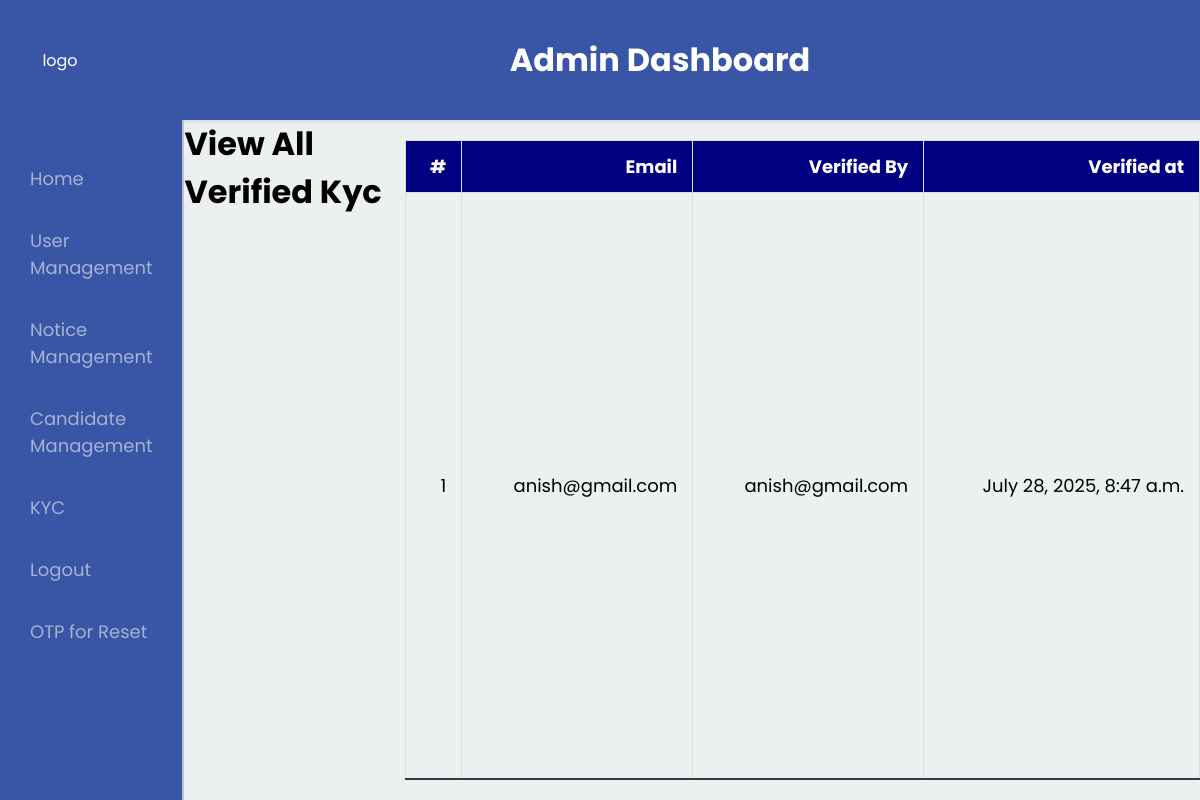
The app's page /view_verifiedkyc/ with its own data.
### myapp/models.py (models this page shows, shortened)
class Kycverified(models.Model):
    email = models.EmailField(max_length=254, unique=True)
    verified_time = models.DateTimeField(auto_now_add=True)
    verified_by = models.EmailField(max_length=254)
    class Meta:
        db_table='kycverified'

### myapp/views.py (the view)
# urls.py: path('view_verifiedkyc/',views.view_verifiedkyc,name="view_verifiedkyc"),
def view_verifiedkyc(request):
    users = Kycverified.objects.all()
    return render(request, 'myapp/view_verifiedkyc.html', {'users': users})

### myapp/templates/myapp/view_verifiedkyc.html (shortened to what this page needs)
{% extends "myapp/base.html" %}
{% block head %}
    {% load static %}
    <link rel="stylesheet" href="{% static 'myapp/css/view_user.css' %}">
{% endblock %}
{% block content %}
    <h1>View All Verified Kyc</h1>
    <table class="user-table">
        <thead>
            <tr>
                <th>#</th>
                <th>Email</th>
                <th> Verified By </th>
                <th> Verified at </th>
            </tr>
        </thead>
        <tbody>
            {% for user in users %}
            <tr>
                <td data-label="#"> {{ forloop.counter }}</td>
                <td data-label="Email">{{ user.email }}</td>
                <td data-label="Verified By">{{ user.verified_by }}</td>
                <td data-label="Verified at"> {{ user.verified_time }}</td>
            </tr>
            {% endfor %}
        </tbody>
    </table>
{% endblock %}

### myapp/static/myapp/css/dashboard.css (style rules this page uses)
* { margin: 0; padding: 0; box-sizing: border-box; font-family: 'Poppins', sans-serif; }
body { display: flex; flex-direction: column; min-height: 100vh; background-color: #ecf0f1; }

### myapp/static/myapp/css/view_user.css (style rules this page uses)
.user-table { width: 100%; border-collapse: collapse; margin: 20px 0; font-size: 18px; text-align: left; }
.user-table thead tr { background-color: navy; color: white; text-align: center; font-weight: bold; }
.user-table th, .user-table td { padding: 12px 15px; border: 1px solid #ddd; text-align: right; }
.user-table tbody tr { border-bottom: 1px solid #ddd; }
.user-table tbody tr:last-of-type { border-bottom: 2px solid #343a40; }

### records on screen
Kycverified: email "anish@gmail.com", verified_by "anish@gmail.com", verified_time "July 28, 2025, 8:47 a.m."
